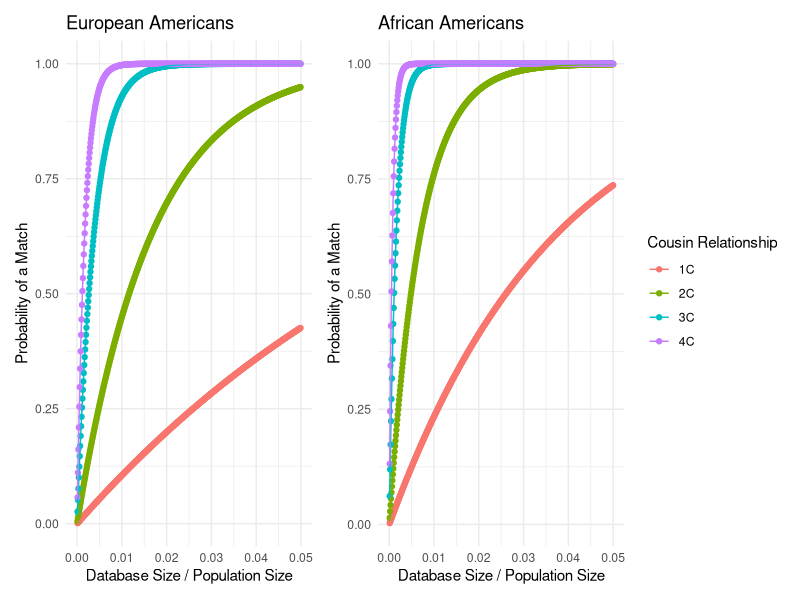
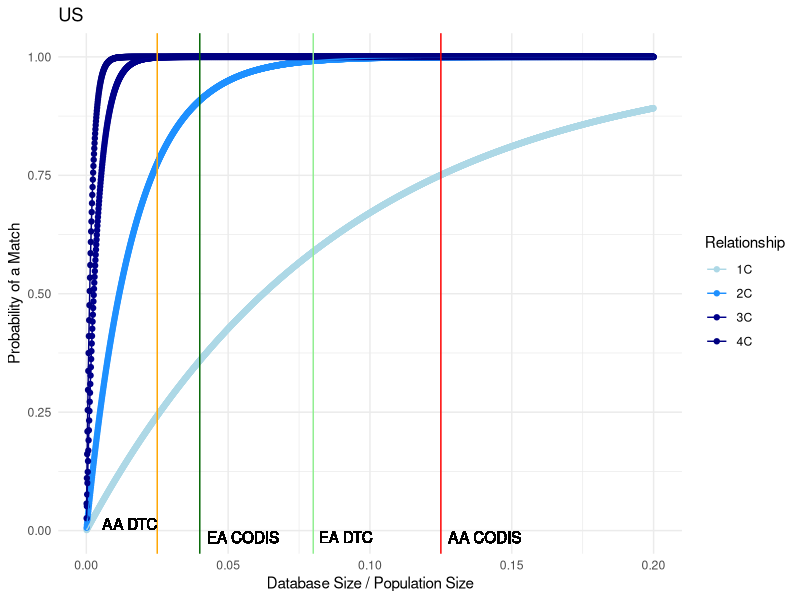
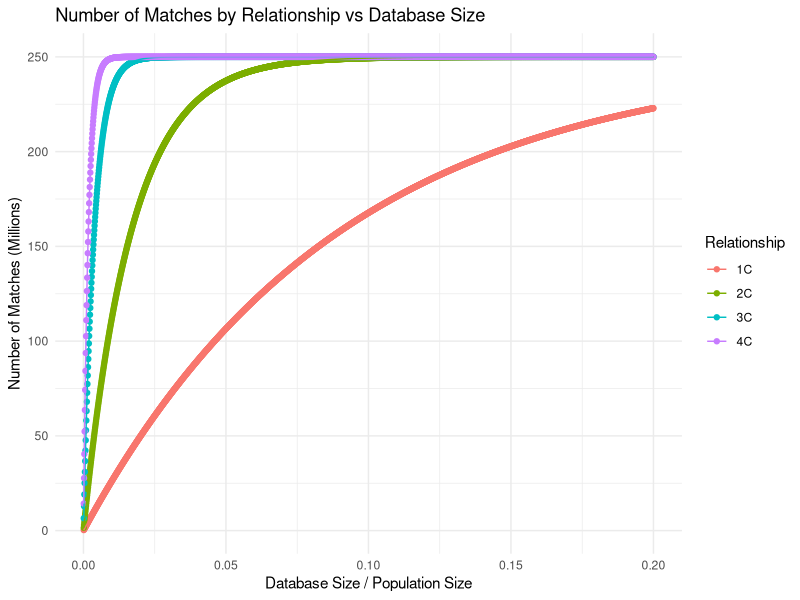
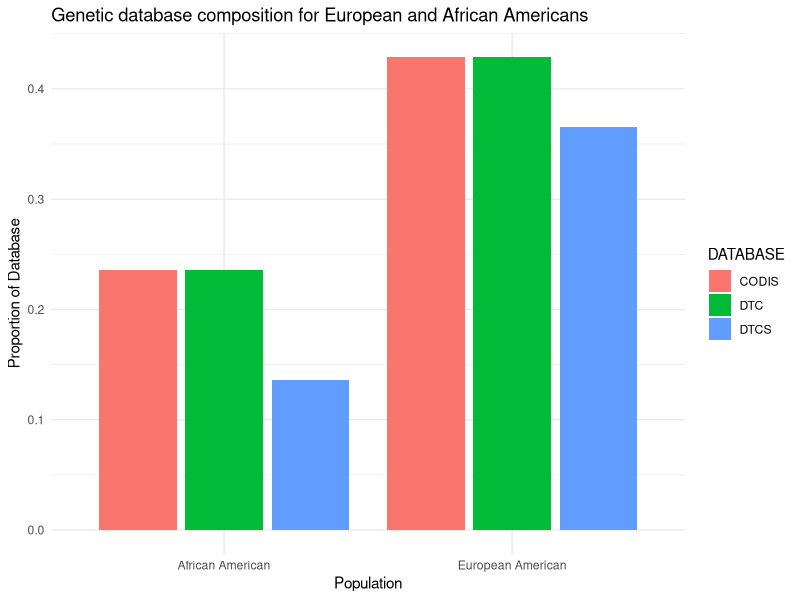
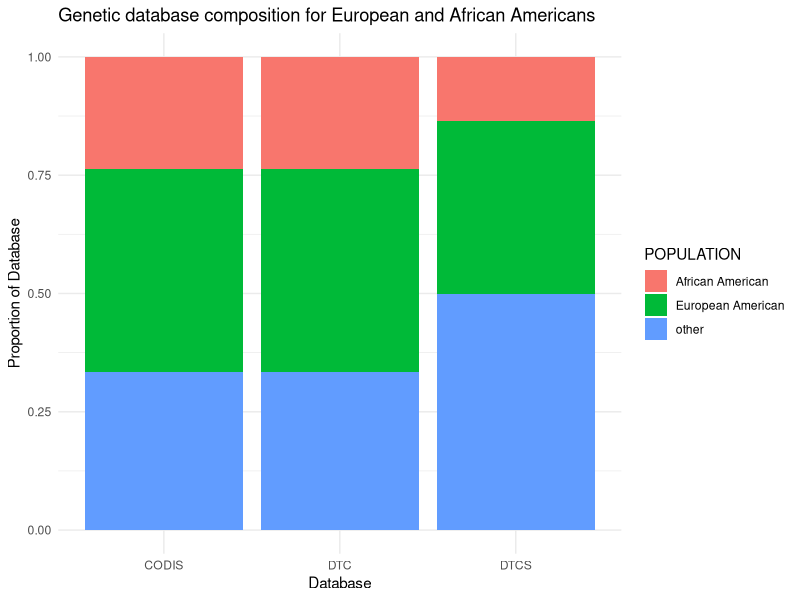

These figures' R source, in order:
## ---- chunk 1
# Load required packages
library(tidyverse)
library(patchwork)

knitr::opts_knit$set(root.dir = "..")
knitr::opts_chunk$set(eval = TRUE, echo = FALSE, fig.width = 7, fig.height = 6)

# CONFIGURE CONSTANTS

# Total US Population 1990: source?
US_POP_1990 = 2.5e8

# European American Population 1990: source?
EA_POP_1990 = 199686070
  
# African American Population 1990: source?
AA_POP_1990 = 29986060

# calculate proportion of us population each group
US_PROP_AA = AA_POP_1990 / US_POP_1990
US_PROP_EA = EA_POP_1990 / US_POP_1990

# CODIS SIZE 
CODIS_SIZE = 2.10e7

# DTC SIZE 
ANCESTRY_SIZE = 2.3e7
TWTY_THREE_ME_SIZE = 1.4e7
MY_HERATIGE_SIZE = 7e6
FTDNA = 1.8e6
GEDMATCH = 1.8e6

# calculate total DTC SIZE
DTC_SIZE = ANCESTRY_SIZE + TWTY_THREE_ME_SIZE + MY_HERATIGE_SIZE + FTDNA + GEDMATCH

# calculate searchable DTC size (FTDNA + GEDMATCH)
DTC_SEARCH = FTDNA + GEDMATCH

# Proportion AA in CODIS
PROP_AA_CODIS = 0.236

# Proportion EA in CODIS
PROP_EA_CODIS = 0.429

### TODO: UPDATE THESE WITH CORRECT VALUES
PROP_AA_DTC = 0.236 # TODO: need this value
PROP_EA_DTC = 0.429 # TODO: need this value

### TODO: UPDATE THESE NUMBERS WITH CORRECT VALUES
PROP_AA_DTC_S = 0.136
PROP_EA_DTC_S = 0.365

## ---- chunk 2

# Define genome size and number of chromosomes
genome_size = 35 
num_chrs = 22

# Function to calculate the probability of a match for direct relatives
p_match = function(g, m, min_num_seg)
{
  m = m / 100 # Convert m from cM to fraction
  f = exp(-2 * g * m) / 2^(2 * g - 2) # Calculate f value
  pr = 1 - pbinom(min_num_seg - 1, num_chrs + genome_size * 2 * g, f) # Calculate probability
  return(pr)
}

# Function to calculate the probability of a match for once removed relatives
p_match_or = function(g, m, min_num_seg) 
{
  m = m / 100 # Convert m from cM to fraction
  f = exp(-(2 * g + 1) * m) / 2^(2 * g - 1) # Calculate f value
  pr = 1 - pbinom(min_num_seg - 1, num_chrs + genome_size * (2 * g + 1), f) # Calculate probability
  return(pr)
}

# Function to calculate the coverage of the database
coverage = function(Ks, maxg, N_pop, r, m, min_num_seg, min_num_rel, rep_direct = rep(1, 10), rep_or = rep(1, 10))
{
  N = N_pop / 2 # Convert population size to couple size
  pr_succ = length(Ks) # Initialize the vector of probabilities of success
  
  # Loop through database sizes
  for (i in 1:length(Ks)) 
  {
    K = Ks[i] # Current database size
    K_same = round(K * (r / 2) / (1 + r / 2)) # Calculate the number of direct relatives
    K_or = round(K * 1 / (1 + r / 2)) # Calculate the number of once removed relatives
    
    # Initialize vectors for probability calculations
    p_no_coal = numeric(maxg) 
    p_coal = numeric(maxg)
    p_no_coal_or = numeric(maxg) 
    p_coal_or = numeric(maxg)
    Ns = N * (r / 2)^(-(1:(maxg + 1))) # Calculate Ns values
    tot_p = 0
    tot_p_or = 0
    
    # Loop through generations
    for (g in 1:maxg)
    {
      f = 2^(2 * g - 2) / Ns[g] # Calculate f value for direct relatives
      f_or = 2^(2 * g - 1) / Ns[g + 1] # Calculate f value for once removed relatives
      
      # Update probabilities
      if (g > 1) {
        p_coal[g] = p_no_coal[g - 1] * f
        p_no_coal[g] = p_no_coal[g - 1] * (1 - f)
        p_coal_or[g] = p_no_coal_or[g - 1] * f_or
        p_no_coal_or[g] = p_no_coal_or[g - 1] * (1 - f_or)
      } else {
        p_coal[g] = f 
        p_no_coal[g] = 1 - f 
        p_coal_or[g] = f_or 
        p_no_coal_or[g] = 1 - f_or
      }
      
      # Update total probabilities
      tot_p = tot_p + p_coal[g] * p_match(g, m, min_num_seg) * rep_direct[g] 
      if (g < maxg) {
        tot_p_or = tot_p_or + p_coal_or[g] * p_match_or(g, m, min_num_seg) * rep_or[g]
      } 
    }

    # Calculate probability of no success
    pr_no_succ = 0
    for (n in 0:(min_num_rel - 1)) 
    {
      for (n_or in 0:n) 
      {
        pr_no_succ = pr_no_succ + dbinom(n_or, K_or, tot_p_or) * dbinom(n - n_or, K_same, tot_p)
      }
    }
    
    # Calculate the probability of success
    pr_succ[i] = 1 - pr_no_succ
  }
  
  return(pr_succ)
}

# Ks: A vector of database sizes
# maxg: Maximum relatedness to consider (1: sibs, 2: 1st cousins, 3: 2nd cousins...)
# N: Population size

# r: Mean number of children per mating pair (=per family), so 2 for a constant size population, >2 for expanding population, <1 for contracting population
# m: Maximum length in cM of a detectable segment
# min_num_seg: Minimum number of segments to declare a match
# min_num_rel: Minimum number of detected matches (=relatives) to declare success of identification


## ---- chunk 3
library(ggplot2)
library(ggrepel)

generate_plot <- function(rep_direct, rep_or, N_pop, name) {
  N = N_pop # population size
  num_K = 10000 # number of data points between 0 to 1 
  m = 6 # minimal cM
  min_num_seg = 2 # number of segments
  r = 2.5 # number of kids per couple
  Ks = round(seq(from=N/num_K, to=N, length.out=num_K))
  
  c1 = coverage(Ks, maxg = 2, N_pop, r, m, min_num_seg = 2, min_num_rel = 1, rep_direct = rep_direct, rep_or = rep_or)
  c2 = coverage(Ks, maxg = 3, N_pop, r, m, min_num_seg = 2, min_num_rel = 1, rep_direct = rep_direct, rep_or = rep_or)
  c3 = coverage(Ks, maxg = 4, N_pop, r, m, min_num_seg = 2, min_num_rel = 1, rep_direct = rep_direct, rep_or = rep_or)
  c4 = coverage(Ks, maxg = 5, N_pop, r, m, min_num_seg = 2, min_num_rel = 1, rep_direct = rep_direct, rep_or = rep_or)
  
  # Combine the data points into a single data frame
  plot_data <- data.frame(Ks = rep(Ks, 4),
                          Coverage = c(c1, c2, c3, c4),
                          Relationship = factor(rep(c("1C", "2C", "3C", "4C"), each = num_K)))
  
  # Calculate database size as a proportion of the population size
  plot_data$Ks_proportion <- plot_data$Ks / N
  
  # Filter out rows with missing values and ensure x-axis limits are respected
  plot_data <- plot_data[complete.cases(plot_data) & plot_data$Ks_proportion <= 0.05,]
  
  # Find the optimal point for labels
  optimal_x <- mean(plot_data$Ks_proportion)
  plot_data$optimal_label <- abs(plot_data$Ks_proportion - optimal_x) < 0.0001
  
  # Create a ggplot2 plot
  p <- ggplot(plot_data, aes(x = Ks_proportion, y = Coverage, color = Relationship, group = Relationship)) +
    geom_point() +
    geom_line() +
    scale_x_continuous(breaks = seq(0, 0.05, 0.01), limits = c(0, 0.05)) +
    labs(title = name,
         x = "Database Size / Population Size",
         y = "Probability of a Match",
         color = "Cousin Relationship") +
    theme_minimal() +
    theme(legend.position = "right") 
    # geom_text_repel(data = subset(plot_data, optimal_label), 
    #                 aes(label = Relationship, x = Ks_proportion, y = Coverage),
    #                 box.padding = unit(0.5, "lines"),
    #                 point.padding = unit(0.5, "lines"),
    #                 nudge_x = 0.005,
    #                 nudge_y = 0.005,
    #                 show.legend = FALSE)
  
  # Display the plot
  p
}

## ---- chunk 4

rep_direct_ea = rep(1, 10)
rep_or_ea = rep(1, 10)

ea_fig <- generate_plot(rep_direct_ea, rep_or_ea, EA_POP_1990, "European Americans")



## ---- chunk 5

rep_direct_aa = rep(2.4, 10)
rep_or_aa = rep(2.4, 10)

aa_fig <- generate_plot(rep_direct_aa, rep_or_aa, AA_POP_1990, "African Americans")

library(patchwork)
(ea_fig + aa_fig) + plot_layout(guides = "collect")
## ---- chunk 6

generate_plot2 <- function(rep_direct, rep_or, N_pop, name) {
  N = N_pop
  num_K = 10000
  m = 6
  min_num_seg = 2
  r = 2.5
  Ks = round(seq(from=N/num_K, to=N, length.out=num_K))
  
  c1 = coverage(Ks, maxg = 2, N_pop, r, m, min_num_seg = 2, min_num_rel = 1, rep_direct = rep_direct, rep_or = rep_or)
  c2 = coverage(Ks, maxg = 3, N_pop, r, m, min_num_seg = 2, min_num_rel = 1, rep_direct = rep_direct, rep_or = rep_or)
  c3 = coverage(Ks, maxg = 4, N_pop, r, m, min_num_seg = 2, min_num_rel = 1, rep_direct = rep_direct, rep_or = rep_or)
  c4 = coverage(Ks, maxg = 5, N_pop, r, m, min_num_seg = 2, min_num_rel = 1, rep_direct = rep_direct, rep_or = rep_or)
  
  plot_data <- data.frame(Ks = rep(Ks, 4),
                          Coverage = c(c1, c2, c3, c4),
                          Relationship = factor(rep(c("1C", "2C", "3C", "4C"), each = num_K)))
  
  plot_data$Ks_proportion <- plot_data$Ks / N
  
  plot_data <- plot_data[complete.cases(plot_data) & plot_data$Ks_proportion <= 0.2,]
  
  min_coverage <- min(plot_data$Coverage, na.rm = TRUE) # calculate the minimum coverage
  
  p <- ggplot(plot_data, aes(x = Ks_proportion, y = Coverage, color = Relationship, group = Relationship)) +
    geom_point() +
    geom_line() +
    geom_vline(xintercept = 0.025, color = "orange", show.legend = FALSE) +
    geom_vline(xintercept = 0.125, color = "red", show.legend = FALSE) +
    geom_vline(xintercept = 0.08, color = "lightgreen", show.legend = FALSE) +
    geom_vline(xintercept = 0.04, color = "darkgreen", show.legend = FALSE) +
    geom_text(aes(x = 0.025, label = "AA DTC"), y = min_coverage, hjust = 1, vjust = 0, show.legend = FALSE, color = "black") +
    geom_text(aes(x = 0.125, label = "AA CODIS"), y = min_coverage, hjust = -0.1, vjust = 1.1, show.legend = FALSE, color = "black") +
    geom_text(aes(x = 0.08, label = "EA DTC"), y = min_coverage, hjust = -0.1, vjust = 1.1, show.legend = FALSE, color = "black") +
    geom_text(aes(x = 0.04, label = "EA CODIS"), y = min_coverage, hjust = -0.1, vjust = 1.1, show.legend = FALSE, color = "black") +
    scale_color_manual(values = c("1C" = "#ADD8E6", "2C" = "#1E90FF", "3C" = "#00008B", "4C" = "#000080")) + 
    labs(title = name,
         x = "Database Size / Population Size",
         y = "Probability of a Match",
         color = "Relationship") +
    theme_minimal()
  
  p
}

## ---- chunk 7

rep_direct_ea = rep(1, 10)
rep_or_ea = rep(1, 10)
combo_fig <- generate_plot2(rep_direct_ea, rep_or_ea, US_POP_1990, "US")

combo_fig



## ---- chunk 8

plot_number_matches <- function(rep_direct, rep_or, N_pop) {
    num_K = 10000
    m = 6
    min_num_seg = 2
    r = 2.5
    Ks = round(seq(from=N_pop/num_K, to=N_pop, length.out=num_K))
    
    c1 = coverage(Ks, maxg = 2, N_pop, r, m, min_num_seg = 2, min_num_rel = 1, rep_direct = rep_direct, rep_or = rep_or)
    c2 = coverage(Ks, maxg = 3, N_pop, r, m, min_num_seg = 2, min_num_rel = 1, rep_direct = rep_direct, rep_or = rep_or)
    c3 = coverage(Ks, maxg = 4, N_pop, r, m, min_num_seg = 2, min_num_rel = 1, rep_direct = rep_direct, rep_or = rep_or)
    c4 = coverage(Ks, maxg = 5, N_pop, r, m, min_num_seg = 2, min_num_rel = 1, rep_direct = rep_direct, rep_or = rep_or)
    
    plot_data <- data.frame(Ks = rep(Ks, 4),
                            Coverage = c(c1, c2, c3, c4),
                            Relationship = factor(rep(c("1C", "2C", "3C", "4C"), each = num_K)))
    
    plot_data$Ks_proportion <- plot_data$Ks / N_pop
    
    plot_data <- plot_data[complete.cases(plot_data) & plot_data$Ks_proportion <= 0.2,]
    
    # calculated number of matches
    plot_data_matches <- plot_data %>% 
      mutate(matches = Coverage * N_pop)
    
    p <- plot_data_matches %>%
      ggplot(aes(x=Ks_proportion, y=matches/1e6, color = Relationship, group = Relationship)) +
      geom_point() +
      geom_line() +
      labs(title = "Number of Matches by Relationship vs Database Size",
           x = "Database Size / Population Size",
           y = "Number of Matches (Millions)",
           color = "Relationship") +
      theme_minimal()
    
    return(p)
}

plot_number_matches(rep(1, 10), rep(1, 10), US_POP_1990)

## ---- chunk 9

# OPTION 1 

# plot relative composition of the database types

PROPS <- c(PROP_EA_CODIS, PROP_EA_DTC, PROP_AA_CODIS, PROP_AA_DTC, PROP_AA_DTC_S, PROP_EA_DTC_S)
DATABASE <- c("CODIS", "DTC", "CODIS", "DTC", "DTCS", "DTCS")
POPULATION <- c("European American", "European American", "African American", "African American", "African American", "European American")

data = tibble(PROPS, DATABASE, POPULATION)
ggplot(data, aes(y=PROPS, fill=DATABASE)) + 
  geom_col(aes(x=POPULATION, group=POPULATION), position = position_dodge2()) + 
  labs(title = "Genetic database composition for European and African Americans",
         x = "Population",
         y = "Proportion of Database",
         color = "Database") +
    theme_minimal()

## ---- chunk 10

# OPTION 2
add_other <- data %>% 
  group_by(DATABASE) %>%
  summarise(PROPS = 1 - sum(PROPS)) %>%
  mutate(POPULATION = "other") %>%
  bind_rows(data)

ggplot(add_other, aes(y=PROPS, fill=POPULATION)) +
  geom_col(aes(x=DATABASE)) +
   labs(title = "Genetic database composition for European and African Americans",
         x = "Database",
         y = "Proportion of Database",
         color = "Database") +
    theme_minimal()

